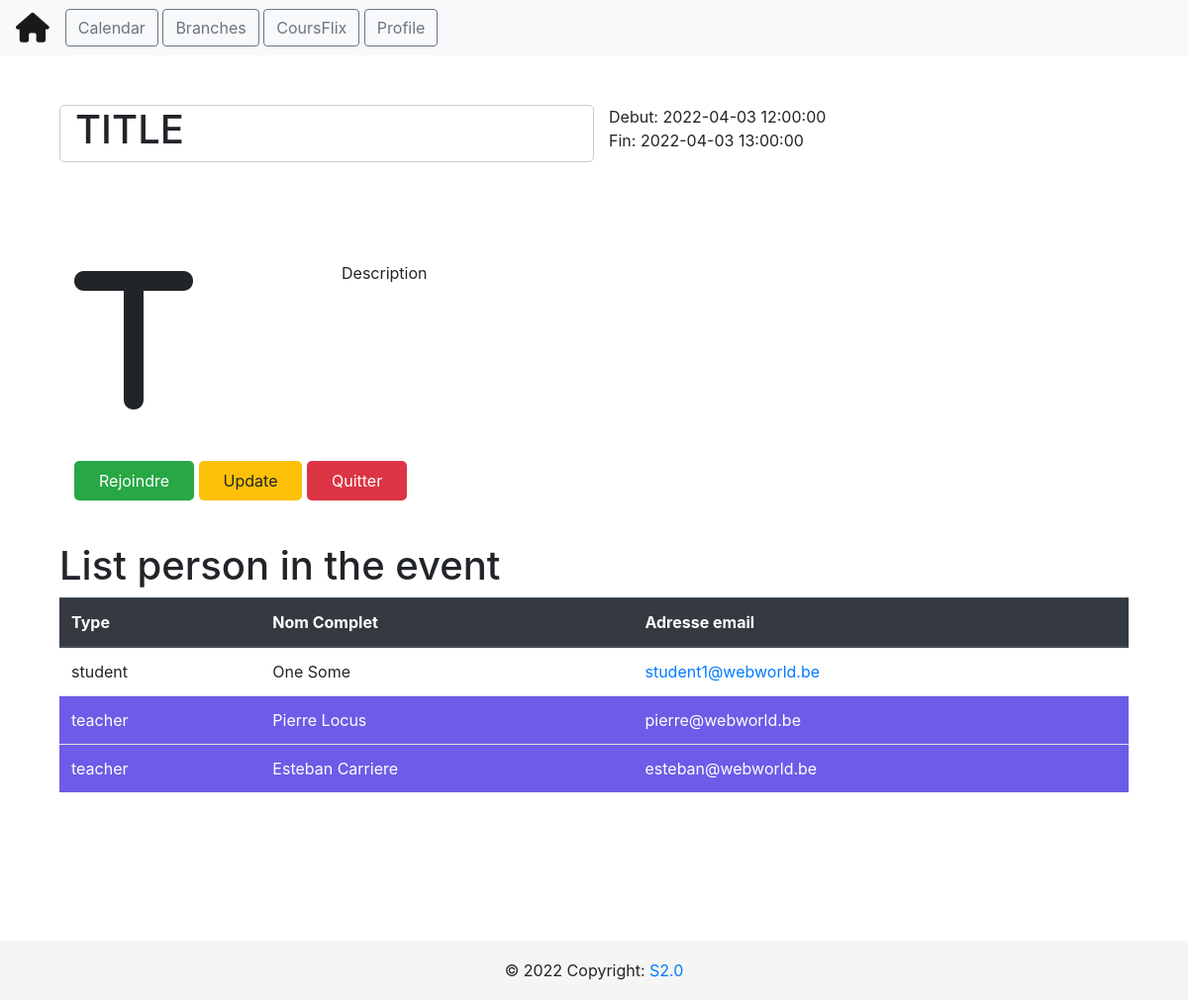
Screenshot of /calendar/event/2 with the database file from the repository.
### tables this page shows
CREATE TABLE events (
                        event_id INTEGER NOT NULL, 
                        title VARCHAR(100), 
                        date_from INTEGER, 
                        date_to INTEGER, 
                        organizer INTEGER, event_description TEXT, category_id INTEGER, 
                        PRIMARY KEY (event_id)
                    );

CREATE TABLE person (
            person_id INTEGER NOT NULL, 
            lastname VARCHAR(100), 
            firstname VARCHAR(100), 
            person_type VARCHAR(100), 
            email VARCHAR(100), 
            phone VARCHAR(100), 
            passwords VARCHAR(100), 
            PRIMARY KEY (person_id)
        );

### app.py (the view)
@api.route("/calendar/event/<int:id>")
def get_event(id):
    cursor = db.cursor()
    cursor.execute("SELECT * FROM events WHERE event_id = {}".format(id))
    rows = cursor.fetchall()
    event = rows
    cursor.execute("SELECT * FROM event_attendes WHERE event_id = {}".format(id))
    rows = cursor.fetchall()
    person_attendes = rows
    persons = []
    for i in range(len(person_attendes)):
        cursor.execute(
            "SELECT * FROM person WHERE person_id = {}".format(person_attendes[i][2])
        )
        rows = cursor.fetchall()
        persons.append(
            {
                "id": rows[0][0],
                "lastname": rows[0][1],
                "firstname": rows[0][2],
                "person_type": rows[0][3],
                "email": rows[0][4],
            }
        )
    return render_template(
        "view_event.html",
        event={
            "event_id": event[0][0],
            "title": event[0][1],
            "start": event[0][2],
            "end": event[0][3],
            "organizer": event[0][4],
            "description": event[0][5],
            "category_id": event[0][6],
        },
        persons=persons,
    )

### templates/view_event.html (shortened to what this page needs)
{% extends "layout.html" %} {% block title %} {{event.title}} {% endblock %} {%
block head %} {{ super() }}
{% endblock %} {% block content %}
<section>
  <div class="container">
    <div class="row row-event event-header">
      <div class="col-md-6 event-title">
        <h1>{{event.title}}</h1>
      </div>
      <div class="col-md-6">
        <div class="row">
          <div class="col-md-12 event-date">Debut: {{event.start}}</div>
        </div>
        <div class="row">
          <div class="col-md-12 event-date">Fin: {{event.end}}</div>
        </div>
      </div>
    </div>
    <div class="row row-event">
      <div class="col-md-3 event-icon">
        <i class="fa-solid fa-{{event.title[0]|lower}} fa-10x"></i>
      </div>
      <div class="col-md-6 event-description">
        <div class="row">
          <div class="col-md-12">{{event.description}}</div>
        </div>
      </div>
    </div>
    <div class="row row-event">
      <div class="col-md-6">
        <a href="#" class="btn-event btn-success">Rejoindre</a>
        <a href="#" class="btn-event btn-warning" id="updater">Update</a>
        <a href="#" class="btn-event btn-danger">Quitter</a>
      </div>
    </div>
  </div>
</section>
<section>
  <div class="container">
    <div class="row">
      <div class="col-md-12">
        <h1>List person in the event</h1>
      </div>
    </div>
    <div class="row">
      <div class="col-md-12">
        <table class="table">
          <thead class="thead-dark">
            <th>Type</th>
            <th>Nom Complet</th>
            <th>Adresse email</th>
          </thead>
          <tbody>
            {% for person in persons %} {% if person.person_type == "teacher" %}
            <tr class="table-row-teacher">
              {%else %}
            <tr>
              {%endif %}
              <td>{{person.person_type}}</td>
              <td>{{person.firstname}} {{person.lastname}}</td>
              <td><a href="mailto:{{person.email}}">{{person.email}}</a></td>
            </tr>
            {% endfor %}
          </tbody>
        </table>
      </div>
    </div>
  </div>
</section>
{% endblock %}

### templates/css/profile.css (style rules this page uses)
body { color: #6F8BA4; margin-top:20px; }

### templates/layout.html (style rules this page uses)
body { min-height: 100vh!important; }

### templates/view_event.html (style rules this page uses)
.row-event { margin: 50px auto; }
.event-title { border: 1px solid #ccc; border-radius: 5px; decoration: underline; }
.btn-event { min-width: 60px; padding: 10px 25px; border-radius: 5px; }
.table { margin-bottom: 150px; }
.table-row-teacher td { background-color: #6c5ce7; color: white; }
.table-row-teacher td a { color: white; decoration: none; }

### rows the page displays
events: title "TITLE", start "2022-04-03 12:00:00", end "2022-04-03 13:00:00", description "Description"
person: person_type "student", firstname "One", lastname "Some", email "student1@webworld.be"
person: person_type "teacher", firstname "Pierre", lastname "Locus", email "pierre@webworld.be"
person: person_type "teacher", firstname "Esteban", lastname "Carriere", email "esteban@webworld.be"
